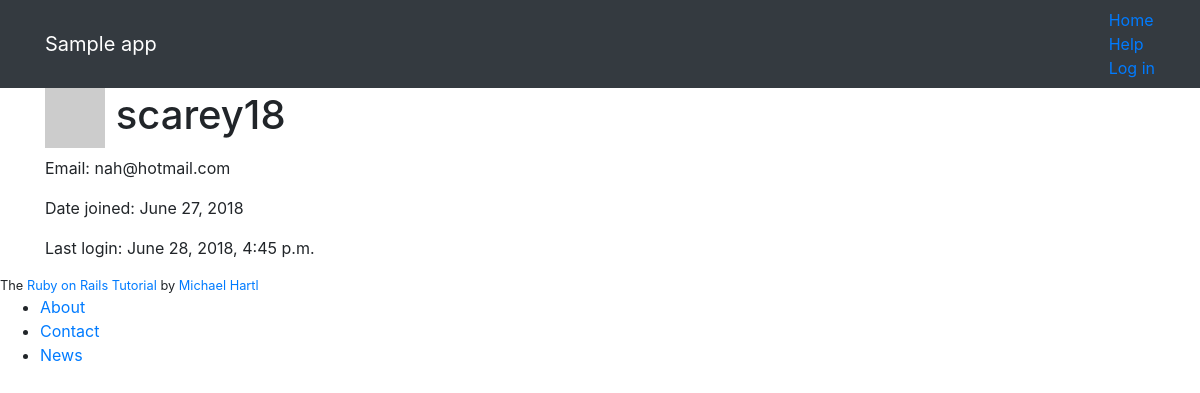
Page /users/1 on the committed database.
### static_pages/models.py (models this page shows, shortened)
class User(AbstractUser):
    def gravatar(self, size=60):
        digest = hashlib.md5(self.email.encode()).hexdigest()
        url = f'http://www.gravatar.com/avatar/{digest}'
        return mark_safe(f'<img src="{url}" height="{size}" width="{size}" class="gravatar">')

### static_pages/views.py (the view)
# urls.py: path('users/<int:pk>', views.UserProfile.as_view(), name='profile'),
class UserProfile(DetailView):
	model = User
	template_name = 'static_pages/profile.html'
	fields = ['username', 'email']

### static_pages/templates/static_pages/profile.html
{% extends 'base.html' %}
{% block content %}
<div class="row">
	<aside class="col-md-4">
		<section class="user_info">
			<h1>
				{{ user.gravatar }}
				{{ user.username }}
			</h1>
			<p>Email: {{ user.email }}</p>
			<p>Date joined: {{ user.date_joined|date:"F d, Y"}}</p>
			<p>Last login: {{ user.last_login }}</p>
		</section>
	</aside>
</div>
{% endblock %}

### rows in the picture
User: username "scarey18", email "nah@hotmail.com", date_joined "June 27, 2018", last_login "June 28, 2018, 4:45 p.m."
